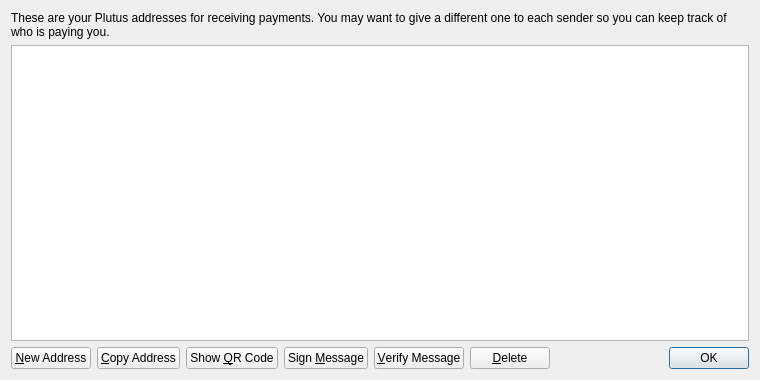
<?xml version="1.0" encoding="UTF-8"?>
<ui version="4.0">
 <class>AddressBookPage</class>
 <widget class="QWidget" name="AddressBookPage">
  <property name="geometry">
   <rect>
    <x>0</x>
    <y>0</y>
    <width>760</width>
    <height>380</height>
   </rect>
  </property>
  <property name="windowTitle">
   <string>Address Book</string>
  </property>
  <layout class="QVBoxLayout" name="verticalLayout">
   <item>
    <widget class="QLabel" name="labelExplanation">
     <property name="text">
      <string>These are your Plutus addresses for receiving payments. You may want to give a different one to each sender so you can keep track of who is paying you.</string>
     </property>
     <property name="textFormat">
      <enum>Qt::PlainText</enum>
     </property>
     <property name="wordWrap">
      <bool>true</bool>
     </property>
    </widget>
   </item>
   <item>
    <widget class="QTableView" name="tableView">
     <property name="contextMenuPolicy">
      <enum>Qt::CustomContextMenu</enum>
     </property>
     <property name="toolTip">
      <string>Double-click to edit address or label</string>
     </property>
     <property name="tabKeyNavigation">
      <bool>false</bool>
     </property>
     <property name="selectionMode">
      <enum>QAbstractItemView::SingleSelection</enum>
     </property>
     <property name="selectionBehavior">
      <enum>QAbstractItemView::SelectRows</enum>
     </property>
     <property name="sortingEnabled">
      <bool>true</bool>
     </property>
     <attribute name="verticalHeaderVisible">
      <bool>false</bool>
     </attribute>
    </widget>
   </item>
   <item>
    <layout class="QHBoxLayout" name="horizontalLayout">
     <item>
      <widget class="QPushButton" name="newAddressButton">
       <property name="toolTip">
        <string>Create a new address</string>
       </property>
       <property name="text">
        <string>&amp;New Address</string>
       </property>
      </widget>
     </item>
     <item>
      <widget class="QPushButton" name="copyToClipboard">
       <property name="toolTip">
        <string>Copy the currently selected address to the system clipboard</string>
       </property>
       <property name="text">
        <string>&amp;Copy Address</string>
       </property>
      </widget>
     </item>
     <item>
      <widget class="QPushButton" name="showQRCode">
       <property name="text">
        <string>Show &amp;QR Code</string>
       </property>
      </widget>
     </item>
     <item>
      <widget class="QPushButton" name="signMessage">
       <property name="toolTip">
        <string>Sign a message to prove you own a Plutus address</string>
       </property>
       <property name="text">
        <string>Sign &amp;Message</string>
       </property>
      </widget>
     </item>
     <item>
      <widget class="QPushButton" name="verifyMessage">
       <property name="toolTip">
        <string>Verify a message to ensure it was signed with a specified Plutus address</string>
       </property>
       <property name="text">
        <string>&amp;Verify Message</string>
       </property>
      </widget>
     </item>
     <item>
      <widget class="QPushButton" name="deleteButton">
       <property name="toolTip">
        <string>Delete the currently selected address from the list</string>
       </property>
       <property name="text">
        <string>&amp;Delete</string>
       </property>
      </widget>
     </item>
     <item>
      <spacer name="horizontalSpacer">
       <property name="orientation">
        <enum>Qt::Horizontal</enum>
       </property>
       <property name="sizeHint" stdset="0">
        <size>
         <width>40</width>
         <height>20</height>
        </size>
       </property>
      </spacer>
     </item>
     <item>
      <widget class="QDialogButtonBox" name="buttonBox">
       <property name="sizePolicy">
        <sizepolicy hsizetype="Maximum" vsizetype="Fixed">
         <horstretch>0</horstretch>
         <verstretch>0</verstretch>
        </sizepolicy>
       </property>
       <property name="standardButtons">
        <set>QDialogButtonBox::Ok</set>
       </property>
      </widget>
     </item>
    </layout>
   </item>
  </layout>
 </widget>
 <resources>
  <include location="../bitcoin.qrc"/>
 </resources>
 <connections/>
</ui>
